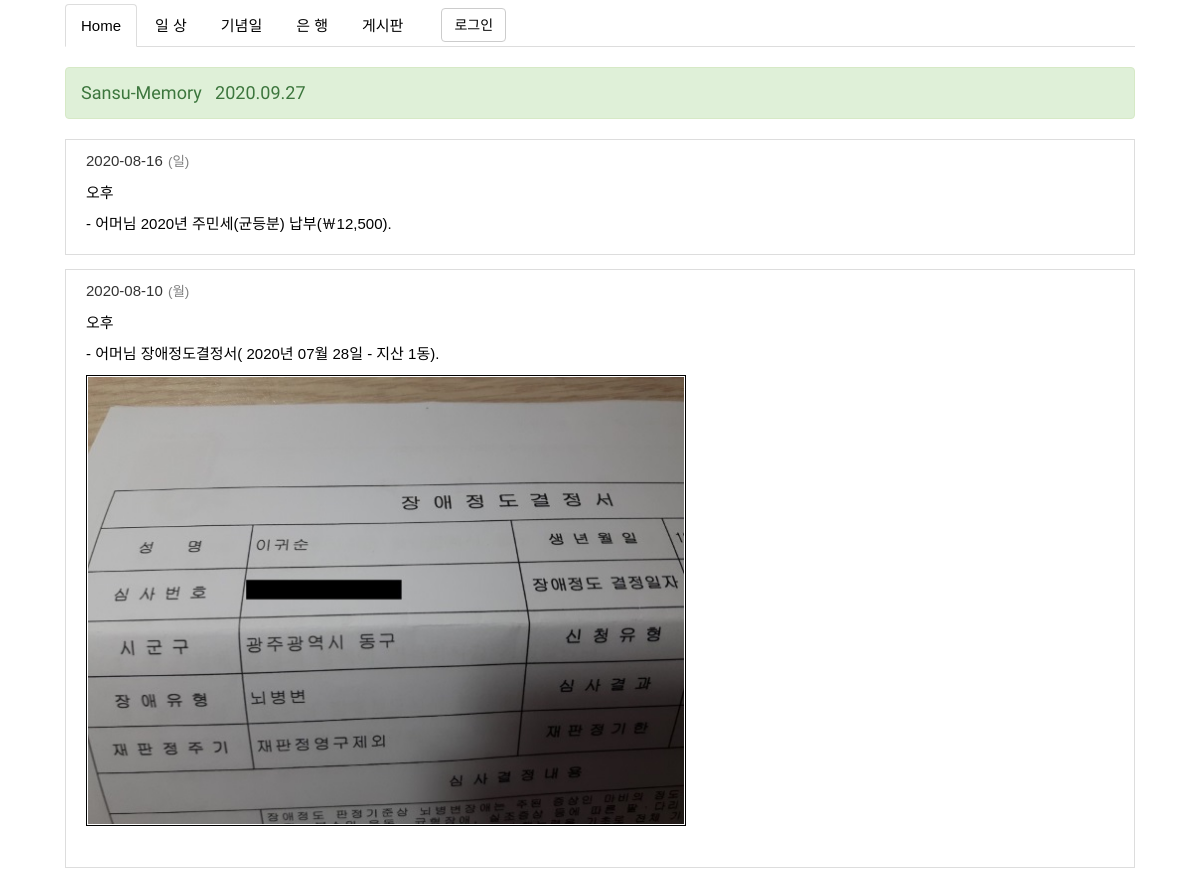
The app's page /daily_list/ (upper part), older data.
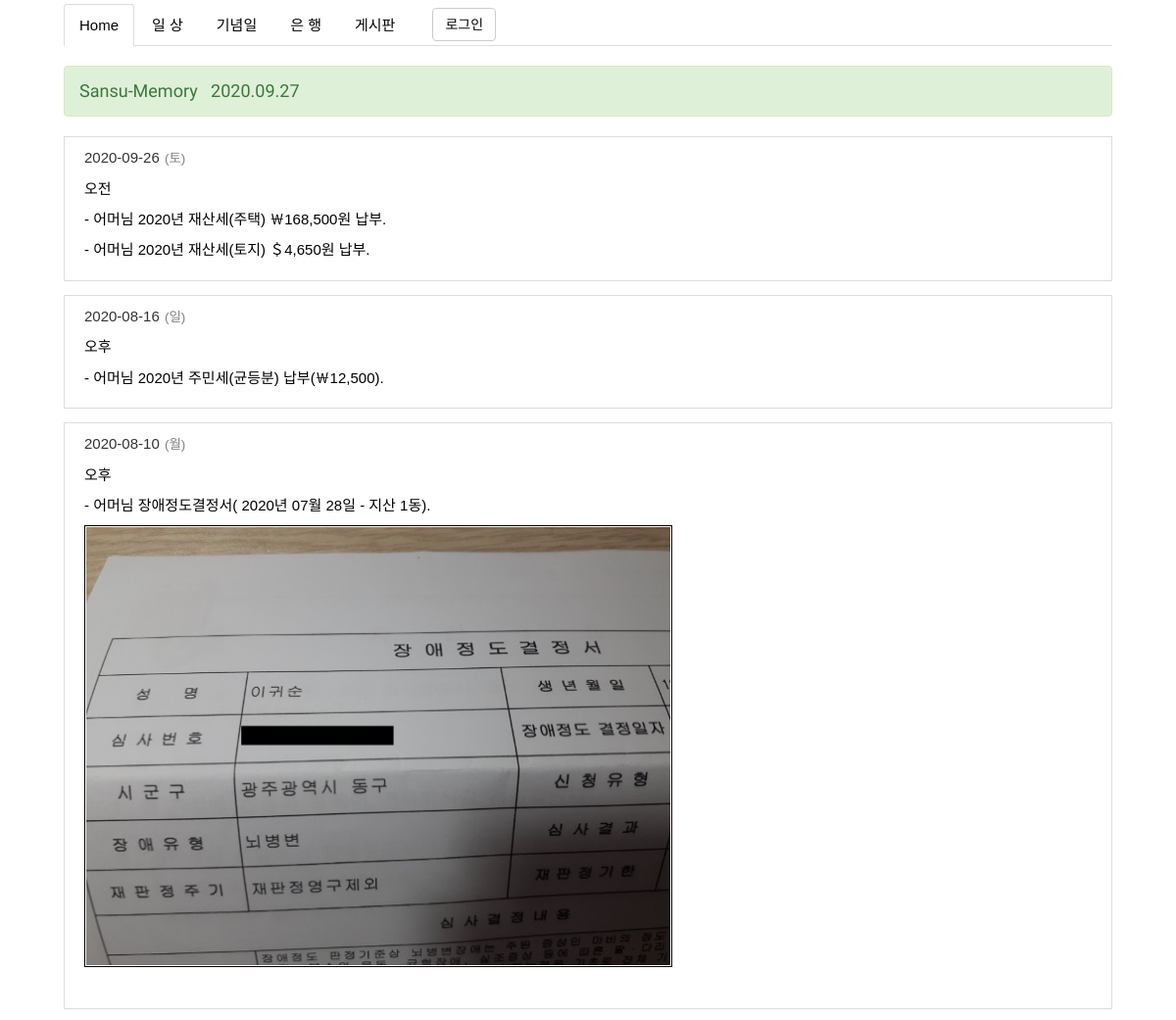
The same page, newer data.
### family_site/models.py (models this page shows, shortened)
class Daily(models.Model):
    daily_date = models.DateField('날자', help_text='날자입력')
    daily_day = models.CharField('요일', max_length=4, help_text='토요일 입력')
    daily_content = models.TextField('글내용', help_text='summernote 글 내용')
    daily_created_date = models.DateTimeField('생성일', default=timezone.now, help_text='생성날자')
    daily_published_date = models.DateTimeField('수정일', auto_now=True, help_text='수정날자')
    class Meta:
        ordering = ('-id',)

### family_site/views.py (the view)
# urls.py: path('daily_list/', views.DailyListView.as_view(), name='daily_list'),
class DailyListView(ListView):
    model = Daily
    template_name = 'family_site/daily/daily_list.html'

### family_site/templates/family_site/daily/daily_list.html
{% extends 'main_layout.html' %}
{% load static %}
{% block stylesheet %} {% static 'family_site/css/daily/daily_list.css' %} {% endblock stylesheet %}
{% block content1 %}
{% for i in object_list%}
<div id='daily'>
    <ul>
        <li><span>{{ i.daily_date|date:'Y-m-d' }}</span> <span>({{ i.daily_day }})</span></li>
        <li><span>{{ i.daily_content|safe }}</span></li>
    </ul>
</div>
{% endfor %}
{% endblock content1 %}

Row changes from the older to the newer data that the page shows:
added Daily: daily_date "2020-09-26", daily_day "토", daily_content "오전 - 어머님 2020년 재산세(주택) ￦168,500원 납부. - 어머님 2020년 재산세(토지) ＄4,650원 납부."
